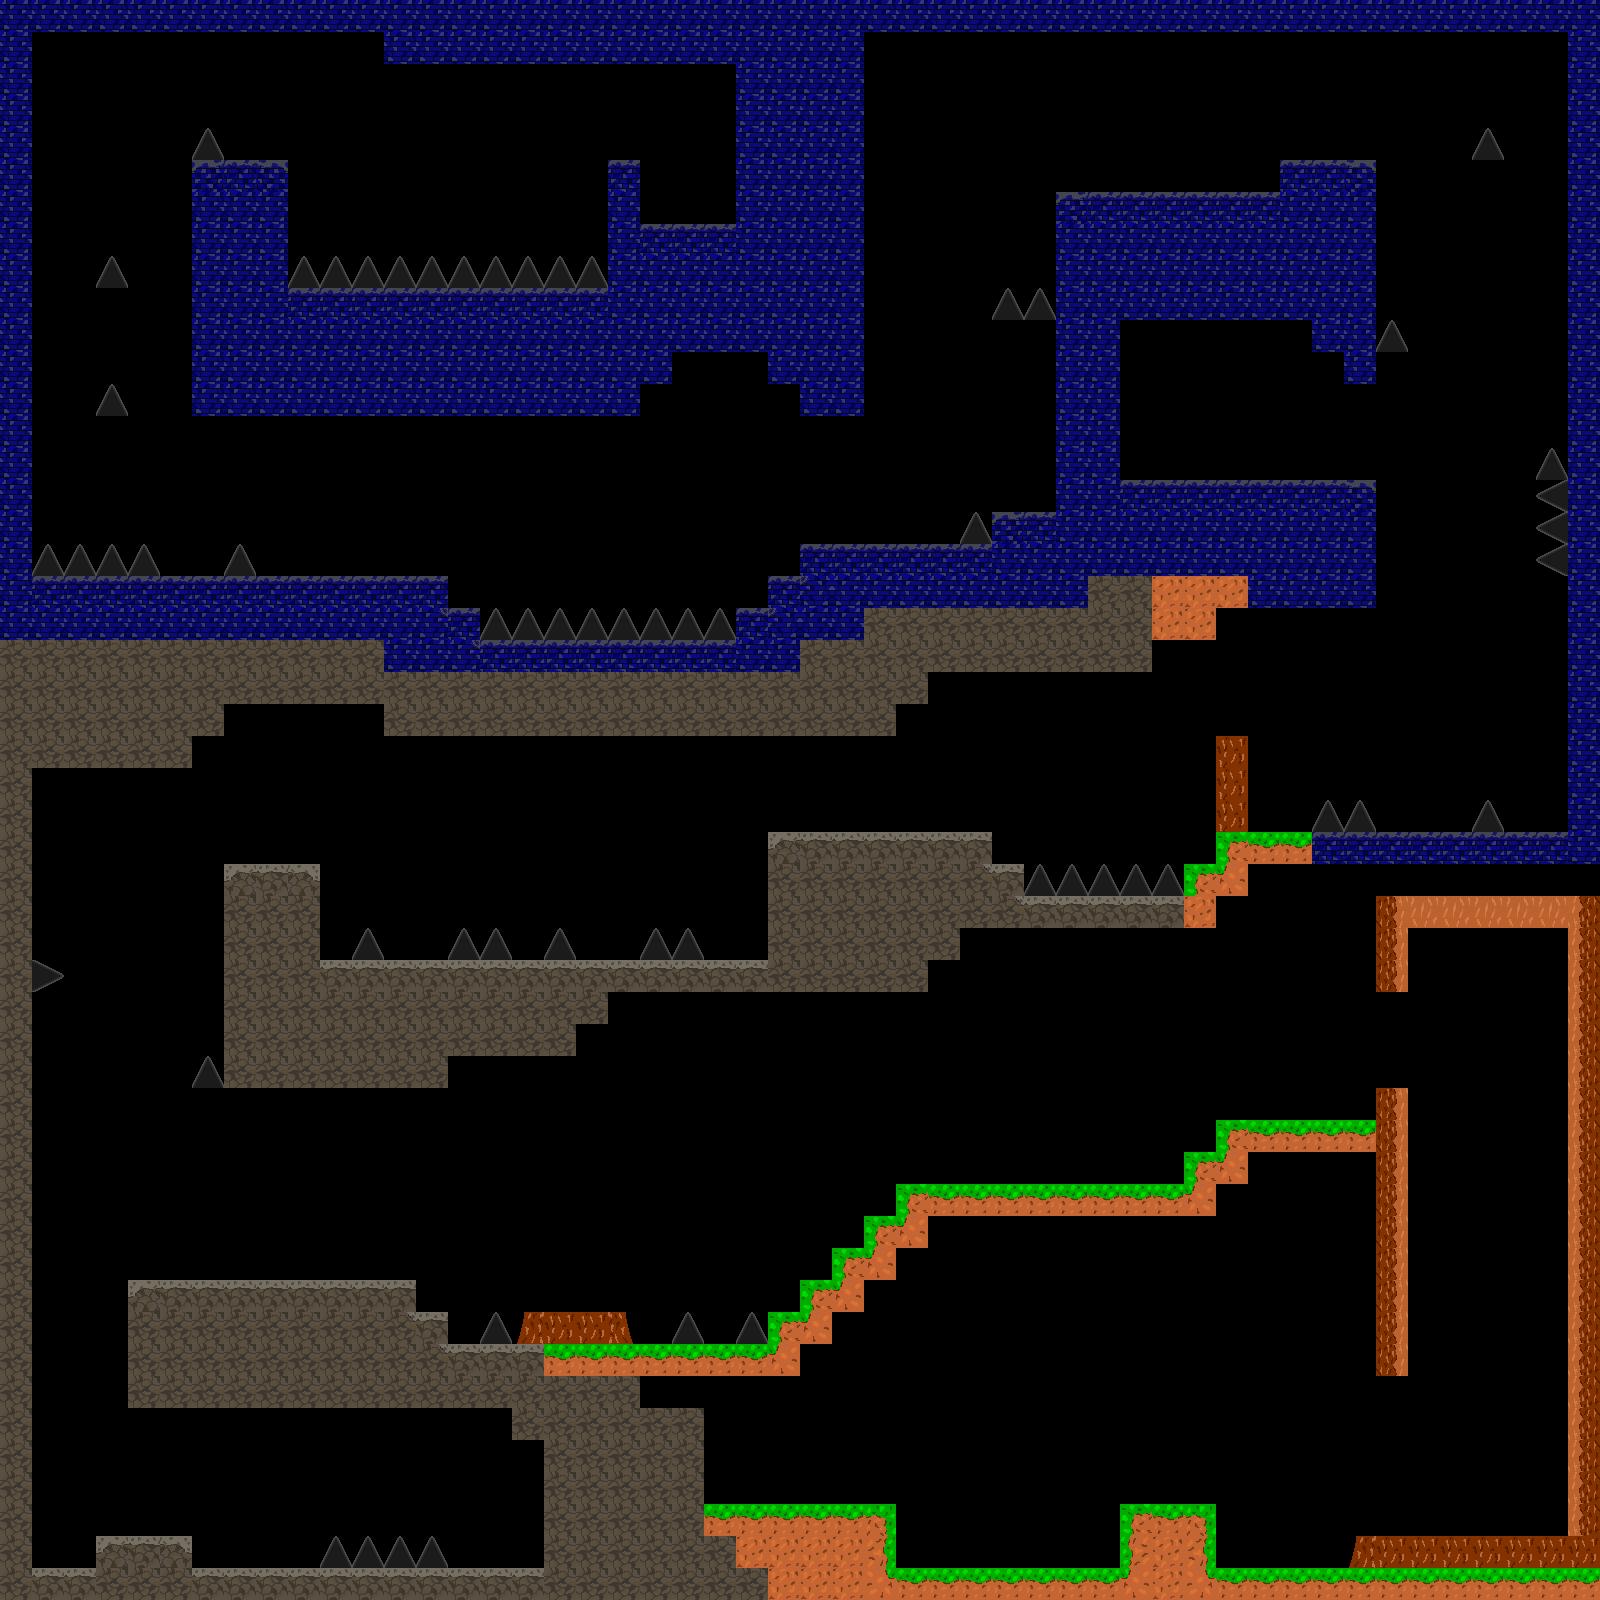

Tiled map render using the project's own tile images. Description and the map definition, with tile-layer contents summarised, below:
An orthogonal 50x50 tile map with 32x32 px tiles, 2 tile layers (Contour, Pointe) and 192 objects.

<map version="1.9" tiledversion="1.9.2" orientation="orthogonal" renderorder="right-down" width="50" height="50" tilewidth="32" tileheight="32" infinite="0" nextlayerid="40" nextobjectid="411">
 <editorsettings>
  <export target="Level1.json" format="json" />
 </editorsettings>
 <tileset firstgid="1" source="TilesetUpdate.tsx" />
 <layer id="1" name="Contour" width="50" height="50">
  <data>[2500 cells, 851 non-empty, 25 distinct tile ids]</data>
 </layer>
 <layer id="38" name="Pointe" width="50" height="50">
  <data>[2500 cells, 58 non-empty, 3 distinct tile ids]</data>
 </layer>
 <objectgroup id="30" name="ObjetPlateformeForet" visible="0">
  <object id="187" x="896" y="1504" width="32" height="32" />
  <object id="188" x="928" y="1504" width="32" height="32" />
  <object id="189" x="992" y="1472" width="32" height="32" />
  <object id="190" x="1056" y="1504" width="32" height="32" />
  <object id="191" x="1088" y="1504" width="32" height="32" />
  <object id="192" x="1280" y="1504" width="32" height="32" />
  <object id="193" x="1312" y="1504" width="32" height="32" />
  <object id="194" x="1120" y="1152" width="32" height="32" />
  <object id="195" x="1152" y="1152" width="32" height="32" />
  <object id="196" x="1056" y="1088" width="32" height="32" />
  <object id="197" x="960" y="1024" width="32" height="32" />
  <object id="198" x="992" y="1024" width="32" height="32" />
  <object id="199" x="960" y="1152" width="32" height="32" />
  <object id="200" x="992" y="1152" width="32" height="32" />
  <object id="201" x="832" y="1216" width="32" height="32" />
  <object id="202" x="672" y="1280" width="32" height="32" />
  <object id="203" x="704" y="1280" width="32" height="32" />
  <object id="204" x="736" y="1184" width="32" height="32" />
  <object id="205" x="768" y="1184" width="32" height="32" />
  <object id="206" x="640" y="1152" width="32" height="32" />
  <object id="207" x="672" y="1152" width="32" height="32" />
  <object id="208" x="544" y="1184" width="32" height="32" />
  <object id="209" x="576" y="1184" width="32" height="32" />
  <object id="210" x="480" y="1152" width="32" height="32" />
  <object id="211" x="1248" y="768" width="32" height="32" />
  <object id="212" x="1280" y="768" width="32" height="32" />
 </objectgroup>
 <objectgroup id="29" name="ObjetPlateformeBois" visible="0">
  <object id="214" x="1376" y="1472" width="32" height="32" />
  <object id="215" x="1408" y="1472" width="32" height="32" />
  <object id="217" x="1504" y="1440" width="32" height="32" />
  <object id="218" x="1536" y="1440" width="32" height="32" />
  <object id="219" x="1408" y="1344" width="32" height="32" />
  <object id="220" x="1440" y="1344" width="32" height="32" />
  <object id="221" x="1504" y="1248" width="32" height="32" />
  <object id="222" x="1536" y="1248" width="32" height="32" />
  <object id="223" x="1408" y="1152" width="32" height="32" />
  <object id="224" x="1440" y="1152" width="32" height="32" />
  <object id="225" x="1504" y="1024" width="32" height="32" />
  <object id="226" x="1536" y="1024" width="32" height="32" />
 </objectgroup>
 <objectgroup id="28" name="ObjetPlateformeGrotte" visible="0">
  <object id="227" x="160" y="1216" width="32" height="32" />
  <object id="228" x="192" y="1216" width="32" height="32" />
  <object id="229" x="32" y="1184" width="32" height="32" />
  <object id="230" x="64" y="1184" width="32" height="32" />
  <object id="232" x="32" y="1472" width="32" height="32" />
  <object id="233" x="64" y="1472" width="32" height="32" />
  <object id="234" x="256" y="1536" width="32" height="32" />
  <object id="235" x="352" y="1504" width="32" height="32" />
  <object id="236" x="384" y="1504" width="32" height="32" />
  <object id="237" x="448" y="1536" width="32" height="32" />
  <object id="238" x="128" y="1088" width="32" height="32" />
  <object id="239" x="160" y="1088" width="32" height="32" />
  <object id="240" x="192" y="1088" width="32" height="32" />
  <object id="241" x="32" y="928" width="32" height="32" />
  <object id="242" x="64" y="928" width="32" height="32" />
  <object id="243" x="96" y="928" width="32" height="32" />
  <object id="244" x="384" y="864" width="32" height="32" />
  <object id="245" x="416" y="864" width="32" height="32" />
  <object id="247" x="512" y="832" width="32" height="32" />
  <object id="248" x="576" y="864" width="32" height="32" />
  <object id="249" x="608" y="864" width="32" height="32" />
  <object id="250" x="704" y="832" width="32" height="32" />
  <object id="251" x="736" y="832" width="32" height="32" />
  <object id="252" x="1088" y="832" width="32" height="32" />
  <object id="253" x="1120" y="832" width="32" height="32" />
 </objectgroup>
 <objectgroup id="31" name="ObjetPlateformeDonjon" visible="0">
  <object id="254" x="1376" y="672" width="32" height="32" />
  <object id="255" x="1408" y="672" width="32" height="32" />
  <object id="256" x="1440" y="672" width="32" height="32" />
  <object id="257" x="1472" y="672" width="32" height="32" />
  <object id="258" x="1440" y="480" width="32" height="32" />
  <object id="259" x="1472" y="480" width="32" height="32" />
  <object id="260" x="1504" y="480" width="32" height="32" />
  <object id="261" x="1536" y="480" width="32" height="32" />
  <object id="262" x="1376" y="352" width="32" height="32" />
  <object id="263" x="1408" y="352" width="32" height="32" />
  <object id="264" x="1440" y="352" width="32" height="32" />
  <object id="266" x="1472" y="256" width="32" height="32" />
  <object id="267" x="1504" y="256" width="32" height="32" />
  <object id="268" x="1536" y="256" width="32" height="32" />
  <object id="269" x="1376" y="160" width="32" height="32" />
  <object id="270" x="1408" y="160" width="32" height="32" />
  <object id="271" x="1440" y="160" width="32" height="32" />
  <object id="272" x="1472" y="160" width="32" height="32" />
  <object id="273" x="864" y="96" width="32" height="32" />
  <object id="276" x="896" y="96" width="32" height="32" />
  <object id="277" x="992" y="128" width="32" height="32" />
  <object id="278" x="896" y="224" width="32" height="32" />
  <object id="279" x="928" y="224" width="32" height="32" />
  <object id="280" x="960" y="320" width="32" height="32" />
  <object id="281" x="992" y="320" width="32" height="32" />
  <object id="282" x="1024" y="320" width="32" height="32" />
  <object id="283" x="704" y="544" width="32" height="32" />
  <object id="284" x="736" y="544" width="32" height="32" />
  <object id="285" x="608" y="512" width="32" height="32" />
  <object id="286" x="480" y="544" width="32" height="32" />
  <object id="287" x="512" y="544" width="32" height="32" />
  <object id="288" x="256" y="512" width="32" height="32" />
  <object id="289" x="96" y="512" width="32" height="32" />
  <object id="290" x="96" y="416" width="32" height="32" />
  <object id="291" x="128" y="416" width="32" height="32" />
  <object id="292" x="160" y="416" width="32" height="32" />
  <object id="293" x="32" y="288" width="32" height="32" />
  <object id="294" x="64" y="288" width="32" height="32" />
  <object id="295" x="96" y="288" width="32" height="32" />
  </objectgroup>
 <objectgroup id="32" name="ObjetRalentisseur">
  <!-- 82 objects omitted --></objectgroup>
 <objectgroup id="33" name="EnnemiHorizontal" visible="0">
  <!-- 50 objects omitted --></objectgroup>
 <objectgroup id="34" name="BordureEnnemi" visible="0">
  <!-- 37 objects omitted --></objectgroup>
 <objectgroup id="35" name="ObjetDoubleJump" visible="0">
  <!-- 14 objects omitted --></objectgroup>
 <objectgroup id="39" name="ObjetDash" visible="0">
  <!-- 13 objects omitted --></objectgroup>
 <objectgroup id="36" name="ObjetHeal" visible="0">
  <!-- 12 objects omitted --></objectgroup>
 <objectgroup id="37" name="ObjetEnd" visible="0">
  <!-- 3 objects omitted --></objectgroup>
</map>
<!-- 90 of 192 objects omitted -->
